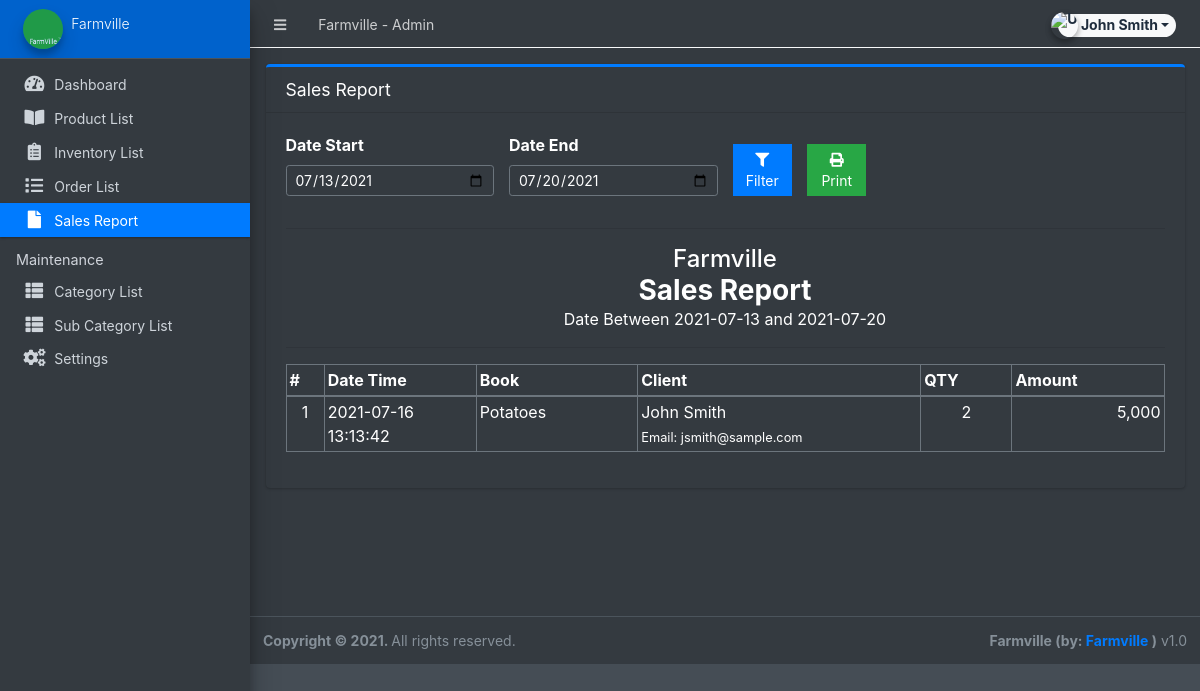
Screenshot of /admin/?page=sales (signed in) with the database file from the repository.
### tables this page shows
CREATE TABLE `order_list` (
  `id` int(30) NOT NULL,
  `order_id` int(30) NOT NULL,
  `product_id` int(30) NOT NULL,
  `quantity` int(30) NOT NULL,
  `price` double NOT NULL,
  `total` double NOT NULL
);

CREATE TABLE `sales` (
  `id` int(30) NOT NULL,
  `order_id` int(30) NOT NULL,
  `total_amount` double NOT NULL,
  `date_created` datetime NOT NULL DEFAULT current_timestamp()
);

CREATE TABLE `products` (
  `id` int(30) NOT NULL,
  `category_id` int(30) NOT NULL,
  `sub_category_id` int(30) NOT NULL,
  `title` varchar(250) NOT NULL,
  `author` text NOT NULL,
  `description` text NOT NULL,
  `status` tinyint(1) NOT NULL DEFAULT 1,
  `date_created` datetime NOT NULL DEFAULT current_timestamp()
);

CREATE TABLE `clients` (
  `id` int(30) NOT NULL,
  `firstname` varchar(250) NOT NULL,
  `lastname` varchar(250) NOT NULL,
  `gender` varchar(20) NOT NULL,
  `contact` varchar(15) NOT NULL,
  `email` varchar(250) NOT NULL,
  `password` text NOT NULL,
  `default_delivery_address` text NOT NULL,
  `date_created` datetime NOT NULL DEFAULT current_timestamp()
);

### classes/DBConnection.php (called while the page is built, shortened)
<?php
class DBConnection{
    private $host = DB_SERVER;
    private $username = DB_USERNAME;
    private $password = DB_PASSWORD;
    private $database = DB_NAME;
    public $conn;
    public function __construct(){
        if (!isset($this->conn)) {
            $this->conn = new mysqli($this->host, $this->username, $this->password, $this->database);
        }
    }
}
?>

### admin/sales/index.php (the view, shortened to what this page needs)
<?php
$date_start = isset($_GET['date_start']) ? $_GET['date_start'] :  date("Y-m-d",strtotime(date("Y-m-d")." -7 days")) ;
$date_end = isset($_GET['date_end']) ? $_GET['date_end'] :  date("Y-m-d") ;
?>
<div class="card card-primary card-outline">
    <div class="card-header">
        <h5 class="card-title">Sales Report</h5>
    </div>
    <div class="card-body">
        <form id="filter-form">
            <div class="row align-items-end">
                <div class="form-group col-md-3">
                    <label for="date_start">Date Start</label>
                    <input type="date" class="form-control form-control-sm" name="date_start" value="<?php echo date("Y-m-d",strtotime($date_start)) ?>">
                </div>
                <div class="form-group col-md-3">
                    <label for="date_start">Date End</label>
                    <input type="date" class="form-control form-control-sm" name="date_end" value="<?php echo date("Y-m-d",strtotime($date_end)) ?>">
                </div>
                <div class="form-group col-md-1">
                    <button class="btn btn-flat btn-block btn-primary btn-sm"><i class="fa fa-filter"></i> Filter</button>
                </div>
                <div class="form-group col-md-1">
                    <button class="btn btn-flat btn-block btn-success btn-sm" type="button" id="printBTN"><i class="fa fa-print"></i> Print</button>
                </div>
            </div>
        </form>
        <hr>
        <div id="printable">
            <div>
                <h4 class="text-center m-0"><?php echo $_settings->info('name') ?></h4>
                <h3 class="text-center m-0"><b>Sales Report</b></h3>
                <p class="text-center m-0">Date Between <?php echo $date_start ?> and <?php echo $date_end ?></p>
                <hr>
            </div>
            <table class="table table-bordered">
                <colgroup>
                    <col width="5">
                    <col width="10">
                    <col width="10">
                    <col width="10">
                    <col width="10">
                    <col width="10">
                </colgroup>
                <thead>
                    <tr>
                        <th>#</th>
                        <th>Date Time</th>
                        <th>Book</th>
                        <th>Client</th>
                        <th>QTY</th>
                        <th>Amount</th>
                    </tr>
                </thead>
                <tbody>
                    <?php
                    $i = 1;
                        $qry = $conn->query("SELECT * FROM `sales` where date(date_created) between '{$date_start}' and '{$date_end}' order by unix_timestamp(date_created) desc ");
                        while($row = $qry->fetch_assoc()):
                            $olist = $conn->query("SELECT ol.*,p.title,p.author,concat(c.firstname,' ',c.lastname) as name,c.email,o.date_created FROM order_list ol inner join orders o on o.id = ol.order_id inner join `products` p on p.id = ol.product_id inner join clients c on c.id = o.client_id  where ol.order_id = '{$row['order_id']}' ");
                            while($roww = $olist->fetch_assoc()):
                    ?>
                    <tr>
                        <td class="text-center"><?php echo $i++ ?></td>
                        <td><?php echo $row['date_created'] ?></td>
                        <td>
                            <p class="m-0"><?php echo $roww['title'] ?></p>
                        </td>
                        <td>
                            <p class="m-0"><?php echo $roww['name'] ?></p>
                            <p class="m-0"><small>Email: <?php echo $roww['email'] ?></small></p>
                        </td>
                        <td class="text-center"><?php echo $roww['quantity'] ?></td>
                        <td class="text-right"><?php echo number_format($roww['quantity'] * $roww['price']) ?></td>
                    </tr>
                    <?php endwhile; ?>
                    <?php endwhile; ?>
                </tbody>
            </table>
        </div>
    </div>
</div>

### admin/sales/index.php (style rules this page uses)
table td,table th { padding: 3px !important; }

### rows the page displays
sales: date_created "2021-07-16 13:13:42"
order_list: product.title "Potatoes", name "John Smith", clients.email "jsmith@sample.com", quantity "2", $roww['quantity'] * $roww['price'] "5,000"

### other values shown
$_settings->info('name') "Farmville"
$_settings->userdata('firstname').' '.$_settings->userdata('lastname') "John Smith"
$_settings->info('short_name') "Farmville"
$date_start "2021-07-13"
$date_end "2021-07-20"
